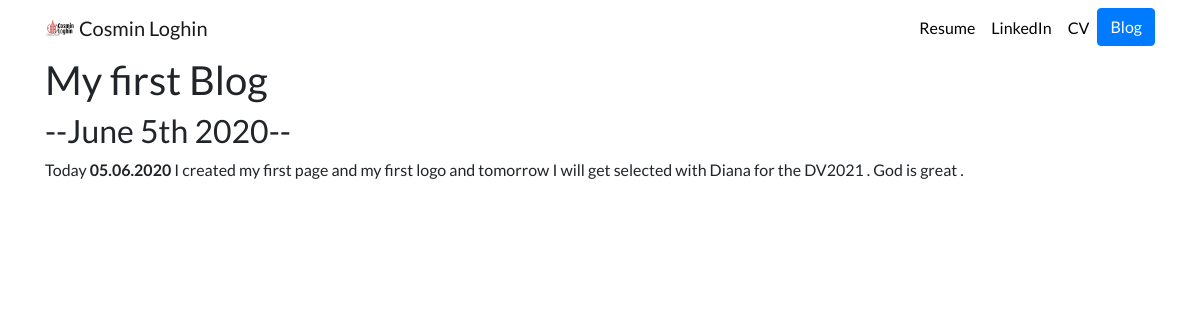
/blog/3/, run on an earlier commit of the app's database.
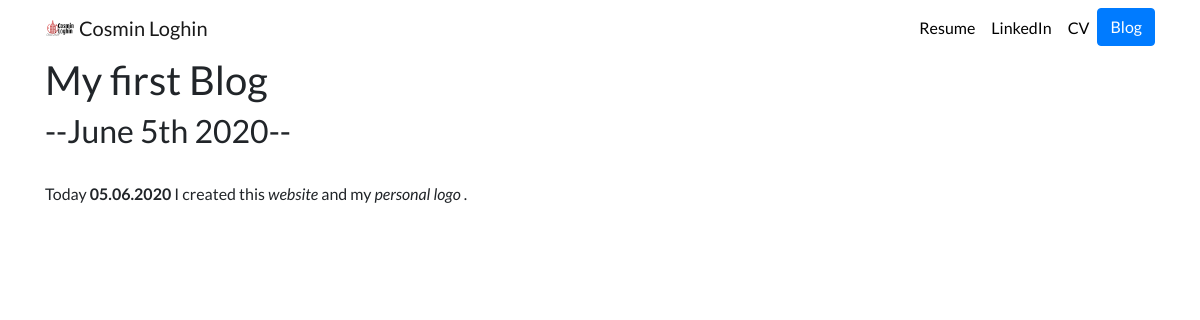
And on a later commit of the database.
### blog/models.py (models this page shows, shortened)
class Blog(models.Model):
    title_blog = models.CharField(max_length=200)
    description_blog = models.TextField()
    date = models.DateField()

### blog/views.py (the view)
# urls.py: path('<int:blog_id>/', views.detail, name='detail' ),
def detail(request, blog_id):
    blog = get_object_or_404(Blog, pk=blog_id)
    return render(request, 'blog/detail.html',{'blog':blog})

### blog/templates/blog/detail.html
{% extends 'base.html' %}
{% block content %}
<h1>{{ blog.title_blog }}</h1>
<h2>--{{ blog.date|date:'F jS Y' }}--</h2>
{{ blog.description_blog|safe }}
{% endblock %}

What changed in the data, as far as the page shows it:
changed Blog "My first Blog": description_blog "Today 05.06.2020 I created my first page and my first logo and tomorrow I will get selected with Diana for the DV2021 . God is great ." → "Today 05.06.2020 I created this website and my personal logo ."
